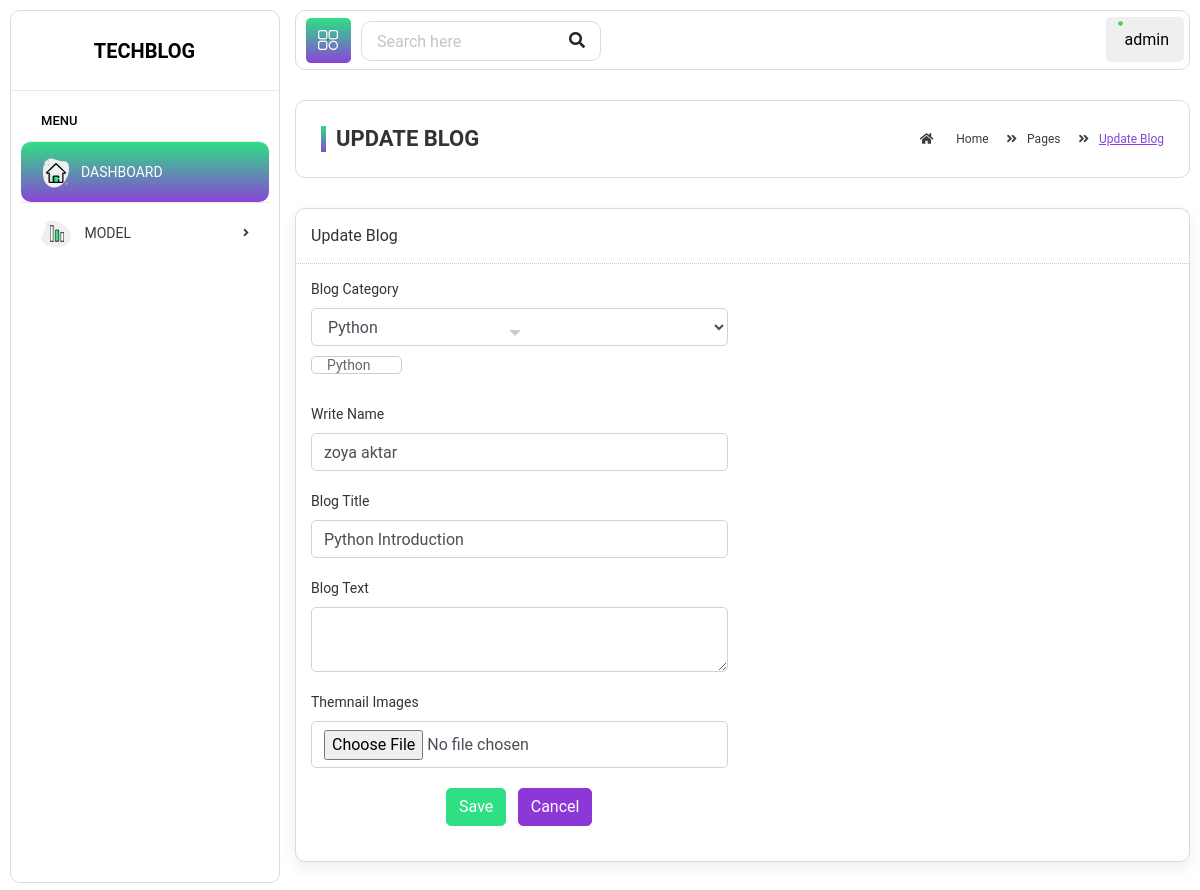
The app's page /admin/update_blog/1 (signed in) with its own data.
### blogwebsite/model/model.py (models this page shows)
class CategoryMaster(db.Model):
    category_id = db.Column(db.Integer, primary_key=True)
    category_name = db.Column(db.String(120), nullable = False)
    blogmodel = db.relationship('BlogModel', backref='categorymaster',lazy=True)

class BlogModel(db.Model):
    id = db.Column(db.Integer,primary_key=True)
    category_id = db.Column(db.Integer,db.ForeignKey('category_master.category_id'), nullable=False)
    writer_name = db.Column(db.String(50), nullable=False)
    blog_title = db.Column(db.String(120), nullable=False)
    blog_text = db.Column(db.Text, nullable=False)
    blog_creation_date = db.Column(db.DateTime)
    image = db.Column(db.String(255))
    image_data = db.Column(db.String(255))
    blog_read_count = db.Column(db.Integer, default=0)

### siteadmin/route.py (the view)
@siteadmin.route('/update_blog/<int:id>', methods=['GET','POST'])
@admin_auth
def update_blog(id):
    blog = BlogModel.query.get(id)
    try:
        if request.method == "POST":
            blog.category_id = request.form.get('category_id')
            blog.writer_name = request.form.get('writer_name')
            blog.blog_title = request.form.get('blog_title')
            blog.blog_text = request.form.get('blog_text')
            db.session.commit()
            flash('Blog Update successful!', 'success')
            return redirect(url_for('siteadmin.dashboard'))
    except Exception as e:
        flash('Blog not update please try again', 'warning')
        return redirect(url_for('siteadmin.update_blog'))
    return render_template('update_blog.html',all_category_id = global_all_category_no,all_category_name = global_all_category_name,blog=blog)

### blogwebsite/main.py (called while the page is built)
def get_all_categories():
    try:
        global global_all_category_no, global_all_category_name
        all_category_info = db.session.query(CategoryMaster.category_id,CategoryMaster.category_name)
        all_category_info = list(all_category_info)
        global_all_category_no, global_all_category_name = zip(*all_category_info)
    except Exception as e:
        pass

@app.before_request
def create_all():
    get_all_categories()

### siteadmin/route.py (called while the page is built)
def get_all_categories():
    try:
        global global_all_category_no, global_all_category_name
        all_category_info = db.session.query(CategoryMaster.category_id,CategoryMaster.category_name)
        all_category_info = list(all_category_info)
        global_all_category_no, global_all_category_name = zip(*all_category_info)
    except Exception as e:
        pass

@siteadmin.before_app_request
def create_all():
    get_all_categories()

### siteadmin/templates/update_blog.html (shortened to what this page needs)
{% extends "admin_base.html" %}
{% block content %}
<div class="page-wrapper">
<div class="content container-fluid">
<div class="page-header">
<div class="row">
<div class="col-lg-6 col-md-6 col-sm-6 col-12">
<h5 class="text-uppercase mb-0 mt-0 page-title">Update Blog</h5>
</div>
<div class="col-lg-6 col-md-6 col-sm-6 col-12">
<ul class="breadcrumb float-right p-0 mb-0">
<li class="breadcrumb-item"><a href="/admin/dashboard"><i class="fas fa-home"></i> Home</a></li>
<li class="breadcrumb-item"><a href="#">Pages</a></li>
<li class="breadcrumb-item"><span>Update Blog</span></li>
</ul>
</div>
</div>
</div>
<div class="page-content">
<div class="row">
<div class="col-lg-12 col-md-12 col-sm-12 col-12">
<div class="card">
<div class="card-header">
<div class="card-title">Update Blog</div>
</div>
<div class="card-body">
<div class="row">
<div class="col-lg-6 col-md-6 col-sm-6 col-12">
<form method="post" action="{{url_for('siteadmin.update_blog', id=blog.id)}}" enctype="multipart/form-data">
    <div class="form-group">
        <label>Blog Category</label>
        <select class="form-control select" name='category_id'>
            {% for a_category in all_category_id %}
            <option value = "{{ a_category }}"> {{ all_category_name[loop.index0] }}</option>
         {% endfor %}
        </select>
        </div>
<div class="form-group">
<label>Write Name</label>
<input type="year" class="form-control" value="{{blog.writer_name}}" name="writer_name" name="username" required>
</div>
<div class="form-group">
    <label>Blog Title</label>
    <input type="text" class="form-control" value="{{blog.blog_title}}" name="blog_title" name="username" required>
    </div>
<div class="form-group">
<label>Blog Text</label>
<textarea type="text" value="{{blog.blog_text}}" class="form-control" name="blog_text"></textarea>
</div>
<div class="form-group">
    <label>themnail Images</label>
    <input type="file" name="image" value="{{blog.image}}"  accept="image/*" class="form-control">
    </div>
<div class="col-lg-12 col-md-12 col-sm-12 col-12">
<div class="form-group text-center custom-mt-form-group">
<button class="btn btn-primary mr-2" type="submit">Save</button>
<a href="/" class="btn btn-secondary" type="reset">Cancel</a>
</div>
</form>
</div>
</div>
</div>
</div>
</div>
</div>
</div>
</div>
</div>
</div>
</body>
</html>
{% endblock content %}

### records on screen
CategoryMaster: category_id "Python"
BlogModel: writer_name "zoya aktar", blog_title "Python Introduction"

### other values on screen
{{ session['username'] }} "admin"
